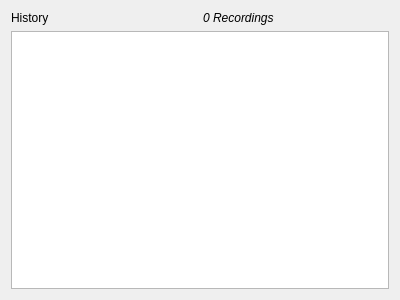
<?xml version="1.0" encoding="UTF-8"?>
<ui version="4.0">
 <class>DeviceScreenHistoryView</class>
 <widget class="QWidget" name="DeviceScreenHistoryView">
  <property name="geometry">
   <rect>
    <x>0</x>
    <y>0</y>
    <width>400</width>
    <height>300</height>
   </rect>
  </property>
  <property name="windowTitle">
   <string>Form</string>
  </property>
  <layout class="QVBoxLayout" name="verticalLayout">
   <item>
    <layout class="QHBoxLayout" name="horizontalLayout">
     <item>
      <widget class="QLabel" name="label">
       <property name="text">
        <string>History</string>
       </property>
      </widget>
     </item>
     <item>
      <widget class="QLabel" name="RecordingCount">
       <property name="font">
        <font>
         <italic>true</italic>
        </font>
       </property>
       <property name="text">
        <string>0 Recordings</string>
       </property>
      </widget>
     </item>
    </layout>
   </item>
   <item>
    <widget class="QListView" name="listView"/>
   </item>
  </layout>
 </widget>
 <resources/>
 <connections/>
</ui>
